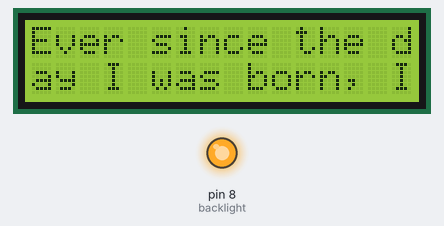
A sketch run on a simulated Arduino Uno, built with avr-gcc and run on an emulated ATmega328P. On the bench: 16×2 character LCD, output pins drawn as LEDs (lit = HIGH).

Above: at 0.6 s.
At 9.6 s:
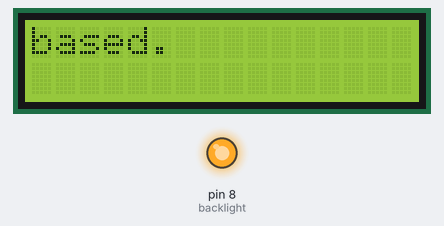
At 24.7 s:
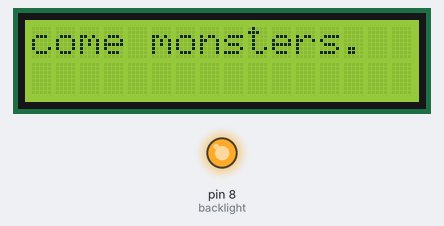
At 36.7 s:
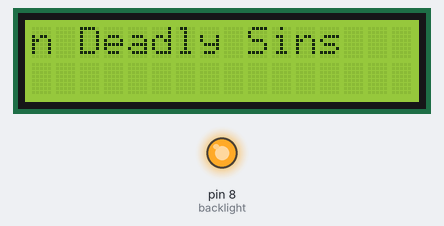
Timing chart, 0 to 40.0 s (numbered marks = the images above):
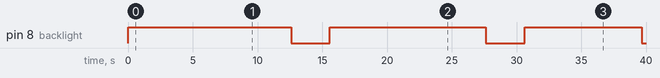

The sketch:

quoteprinter.ino
```cpp
#include <LiquidCrystal.h>
LiquidCrystal lcd(1, 2, 4, 5, 6, 7);
int backlight = 8;

void setup() {
  // put your setup code here, to run once:
  pinMode(backlight, OUTPUT);
  digitalWrite(backlight, HIGH);
  lcd.begin(16, 2);
  lcd.print("ready");
  delay(500);
  lcd.clear();
}

void msg(String h) {
  int r;
  if(h.length()%16>0){
    r = (h.length()/16) +1;
  }
  else{
    r = h.length() / 16;
  }
  for(int i = 0; i < r;i++) {
    lcd.clear();
    lcd.setCursor(0,0);
    lcd.print(h.substring(i*16,(i+1)*16));
    lcd.setCursor(0,1);
    lcd.print(h.substring((i+1)*16,(i+2)*16));
    delay(3000);
    lcd.clear();
  }
  digitalWrite(backlight, LOW);
  delay(3000);
  digitalWrite(backlight, HIGH);

}
void loop() {
  // put your main code here, to run repeatedly:
  msg("Ever since the day I was born, I've always been based.");
  msg("One who cannot abandon his humanity, cannot overcome monsters.");
  msg("Demon Slayer is better than Seven Deadly Sins");
  msg("Mikasa is literally female perfection");
}
```

Measured:
- by itself, pin 8 (backlight): goes LOW 3.0 s, HIGH 12.0 s, LOW 3.0 s, HIGH 9.0 s, then LOW
- what the display in image 0 shows lasts 3.0 s, from 0.6 s to 3.6 s
